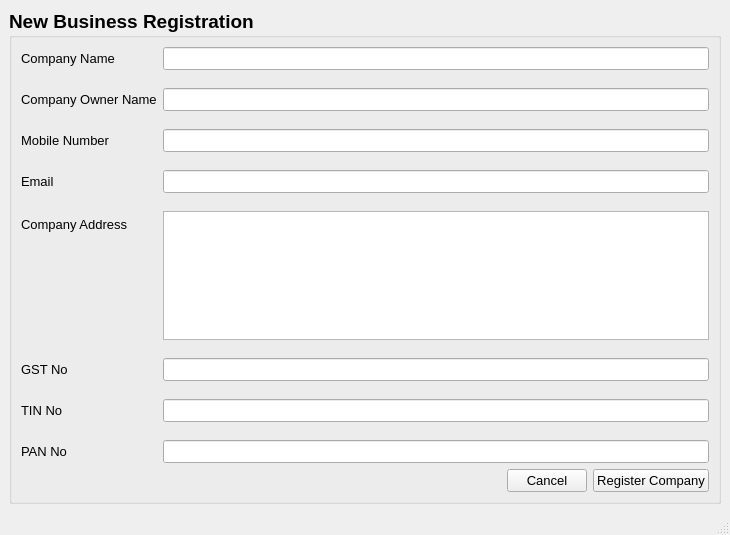
<?xml version="1.0" encoding="UTF-8"?>
<ui version="4.0">
 <class>MainWindow</class>
 <widget class="QMainWindow" name="MainWindow">
  <property name="geometry">
   <rect>
    <x>0</x>
    <y>0</y>
    <width>730</width>
    <height>535</height>
   </rect>
  </property>
  <property name="windowTitle">
   <string>MainWindow</string>
  </property>
  <property name="styleSheet">
   <string notr="true"/>
  </property>
  <widget class="QWidget" name="centralwidget">
   <layout class="QGridLayout" name="gridLayout">
    <item row="0" column="0" colspan="3">
     <widget class="QGroupBox" name="groupBox">
      <property name="font">
       <font>
        <family>Arial</family>
        <pointsize>14</pointsize>
        <weight>75</weight>
        <bold>true</bold>
       </font>
      </property>
      <property name="title">
       <string>New Business Registration</string>
      </property>
      <layout class="QGridLayout" name="gridLayout_2">
       <item row="1" column="0">
        <spacer name="horizontalSpacer">
         <property name="orientation">
          <enum>Qt::Horizontal</enum>
         </property>
         <property name="sizeHint" stdset="0">
          <size>
           <width>491</width>
           <height>20</height>
          </size>
         </property>
        </spacer>
       </item>
       <item row="1" column="1">
        <widget class="QPushButton" name="comCancelBtn">
         <property name="font">
          <font>
           <family>Arial</family>
           <pointsize>10</pointsize>
           <weight>50</weight>
           <bold>false</bold>
          </font>
         </property>
         <property name="text">
          <string>Cancel</string>
         </property>
        </widget>
       </item>
       <item row="1" column="2">
        <widget class="QPushButton" name="comRegBtn">
         <property name="font">
          <font>
           <family>Arial</family>
           <pointsize>10</pointsize>
           <weight>50</weight>
           <bold>false</bold>
          </font>
         </property>
         <property name="text">
          <string>Register Company</string>
         </property>
        </widget>
       </item>
       <item row="0" column="0" colspan="3">
        <layout class="QFormLayout" name="formLayout_2">
         <property name="labelAlignment">
          <set>Qt::AlignLeading|Qt::AlignLeft|Qt::AlignVCenter</set>
         </property>
         <property name="formAlignment">
          <set>Qt::AlignLeading|Qt::AlignLeft|Qt::AlignVCenter</set>
         </property>
         <property name="verticalSpacing">
          <number>18</number>
         </property>
         <item row="0" column="0">
          <widget class="QLabel" name="label_9">
           <property name="font">
            <font>
             <family>Arial</family>
             <pointsize>10</pointsize>
             <weight>50</weight>
             <bold>false</bold>
            </font>
           </property>
           <property name="text">
            <string>Company Name</string>
           </property>
          </widget>
         </item>
         <item row="0" column="1">
          <widget class="QLineEdit" name="companyName">
           <property name="font">
            <font>
             <family>Arial</family>
             <pointsize>10</pointsize>
             <weight>50</weight>
             <bold>false</bold>
            </font>
           </property>
          </widget>
         </item>
         <item row="1" column="0">
          <widget class="QLabel" name="label_10">
           <property name="font">
            <font>
             <family>Arial</family>
             <pointsize>10</pointsize>
             <weight>50</weight>
             <bold>false</bold>
            </font>
           </property>
           <property name="text">
            <string>Company Owner Name</string>
           </property>
          </widget>
         </item>
         <item row="2" column="0">
          <widget class="QLabel" name="label_11">
           <property name="font">
            <font>
             <family>Arial</family>
             <pointsize>10</pointsize>
             <weight>50</weight>
             <bold>false</bold>
            </font>
           </property>
           <property name="text">
            <string>Mobile Number</string>
           </property>
          </widget>
         </item>
         <item row="4" column="0">
          <widget class="QLabel" name="label_12">
           <property name="font">
            <font>
             <family>Arial</family>
             <pointsize>10</pointsize>
             <weight>50</weight>
             <bold>false</bold>
            </font>
           </property>
           <property name="text">
            <string>Company Address</string>
           </property>
          </widget>
         </item>
         <item row="1" column="1">
          <widget class="QLineEdit" name="companyOwner">
           <property name="font">
            <font>
             <family>Arial</family>
             <pointsize>10</pointsize>
             <weight>50</weight>
             <bold>false</bold>
            </font>
           </property>
          </widget>
         </item>
         <item row="2" column="1">
          <widget class="QLineEdit" name="mobileNumber">
           <property name="font">
            <font>
             <family>Arial</family>
             <pointsize>10</pointsize>
             <weight>50</weight>
             <bold>false</bold>
            </font>
           </property>
          </widget>
         </item>
         <item row="5" column="1">
          <widget class="QLineEdit" name="companyGST">
           <property name="font">
            <font>
             <family>Arial</family>
             <pointsize>10</pointsize>
             <weight>50</weight>
             <bold>false</bold>
            </font>
           </property>
          </widget>
         </item>
         <item row="6" column="0">
          <widget class="QLabel" name="label_14">
           <property name="font">
            <font>
             <family>Arial</family>
             <pointsize>10</pointsize>
             <weight>50</weight>
             <bold>false</bold>
            </font>
           </property>
           <property name="text">
            <string>TIN No</string>
           </property>
          </widget>
         </item>
         <item row="6" column="1">
          <widget class="QLineEdit" name="companyTIN">
           <property name="font">
            <font>
             <family>Arial</family>
             <pointsize>10</pointsize>
             <weight>50</weight>
             <bold>false</bold>
            </font>
           </property>
          </widget>
         </item>
         <item row="7" column="0">
          <widget class="QLabel" name="label_15">
           <property name="font">
            <font>
             <family>Arial</family>
             <pointsize>10</pointsize>
             <weight>50</weight>
             <bold>false</bold>
            </font>
           </property>
           <property name="text">
            <string>PAN No</string>
           </property>
          </widget>
         </item>
         <item row="7" column="1">
          <widget class="QLineEdit" name="companyPAN">
           <property name="font">
            <font>
             <family>Arial</family>
             <pointsize>10</pointsize>
             <weight>50</weight>
             <bold>false</bold>
            </font>
           </property>
          </widget>
         </item>
         <item row="5" column="0">
          <widget class="QLabel" name="label_13">
           <property name="font">
            <font>
             <family>Arial</family>
             <pointsize>10</pointsize>
             <weight>50</weight>
             <bold>false</bold>
            </font>
           </property>
           <property name="text">
            <string>GST No</string>
           </property>
          </widget>
         </item>
         <item row="4" column="1">
          <widget class="QTextEdit" name="companyAddress"/>
         </item>
         <item row="3" column="0">
          <widget class="QLabel" name="label">
           <property name="font">
            <font>
             <pointsize>10</pointsize>
             <weight>50</weight>
             <bold>false</bold>
            </font>
           </property>
           <property name="text">
            <string>Email</string>
           </property>
          </widget>
         </item>
         <item row="3" column="1">
          <widget class="QLineEdit" name="lineEdit">
           <property name="font">
            <font>
             <pointsize>10</pointsize>
             <weight>50</weight>
             <bold>false</bold>
            </font>
           </property>
          </widget>
         </item>
        </layout>
       </item>
      </layout>
     </widget>
    </item>
   </layout>
  </widget>
  <widget class="QStatusBar" name="statusbar"/>
 </widget>
 <resources/>
 <connections/>
</ui>
